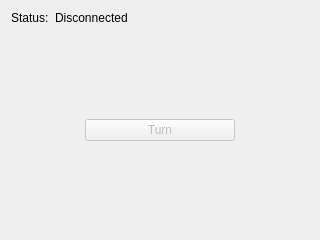
<?xml version="1.0" encoding="UTF-8"?>
<ui version="4.0">
 <class>CreateTestWizardPage</class>
 <widget class="QWizardPage" name="CreateTestWizardPage">
  <property name="geometry">
   <rect>
    <x>0</x>
    <y>0</y>
    <width>320</width>
    <height>240</height>
   </rect>
  </property>
  <property name="windowTitle">
   <string>Create Test</string>
  </property>
  <property name="title">
   <string>Create Test</string>
  </property>
  <layout class="QVBoxLayout" name="verticalLayout">
   <item>
    <layout class="QHBoxLayout" name="horizontalLayout" stretch="0,1">
     <item>
      <widget class="QLabel" name="label">
       <property name="text">
        <string>Status:</string>
       </property>
      </widget>
     </item>
     <item>
      <widget class="QLabel" name="status">
       <property name="text">
        <string>Disconnected</string>
       </property>
      </widget>
     </item>
    </layout>
   </item>
   <item>
    <spacer name="verticalSpacer">
     <property name="orientation">
      <enum>Qt::Vertical</enum>
     </property>
     <property name="sizeHint" stdset="0">
      <size>
       <width>20</width>
       <height>40</height>
      </size>
     </property>
    </spacer>
   </item>
   <item>
    <layout class="QHBoxLayout" name="horizontalLayout_2">
     <property name="topMargin">
      <number>0</number>
     </property>
     <item>
      <widget class="QPushButton" name="turn">
       <property name="enabled">
        <bool>false</bool>
       </property>
       <property name="maximumSize">
        <size>
         <width>150</width>
         <height>16777215</height>
        </size>
       </property>
       <property name="text">
        <string>Turn</string>
       </property>
       <property name="icon">
        <iconset resource="../rc/icons.qrc">
         <normaloff>:/icons/arrow_turn_right.png</normaloff>:/icons/arrow_turn_right.png</iconset>
       </property>
      </widget>
     </item>
    </layout>
   </item>
   <item>
    <spacer name="verticalSpacer_2">
     <property name="orientation">
      <enum>Qt::Vertical</enum>
     </property>
     <property name="sizeHint" stdset="0">
      <size>
       <width>20</width>
       <height>40</height>
      </size>
     </property>
    </spacer>
   </item>
  </layout>
 </widget>
 <resources>
  <include location="../rc/icons.qrc"/>
 </resources>
 <connections/>
</ui>
